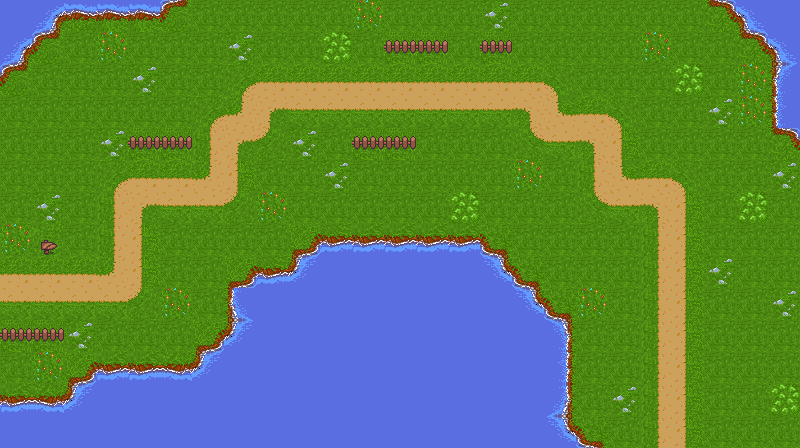

Tiled map render using the project's own tile images. Description and the map definition, with tile-layer contents summarised, below:
An orthogonal 25x14 tile map with 32x32 px tiles, 1 tile layer (Tile Layer 1) and 32 objects (31x enemyPathArea, enemyPath).

<map version="1.10" tiledversion="1.11.2" orientation="orthogonal" renderorder="right-down" width="25" height="14" tilewidth="32" tileheight="32" infinite="0" nextlayerid="3" nextobjectid="35">
 <tileset firstgid="1" name="map_tileset1" tilewidth="32" tileheight="32" spacing="2" margin="2" tilecount="198" columns="18">
  <image source="map_tileset1.png" trans="000000" width="640" height="400" />
 </tileset>
 <layer id="1" name="Tile Layer 1" width="25" height="14">
  <data>[350 cells, 350 non-empty, 38 distinct tile ids]</data>
 </layer>
 <objectgroup id="2" name="EntitiesPaths">
  <object id="1" name="enemyPath" x="0" y="256">
   <polyline points="0,7 113.667,8.66667 117.667,-81.3333 208,-83 210,-152.334 245.667,-152.667 246,-191 523.333,-188 523,-149.334 597.334,-150.667 594.667,-88.6666 654.667,-89.3333 656.667,188.667" />
  </object>
  <object id="2" name="enemyPathArea" x="-1.27273" y="273.818" width="117.455" height="28.7273" />
  <object id="3" name="enemyPathArea" x="119" y="176.909" width="18.5005" height="124.727" />
  <object id="4" name="enemyPathArea" x="214.515" y="138.023" width="20.122" height="68.7046" />
  <object id="6" name="enemyPathArea" x="38.9392" y="239.636" width="18.0383" height="13.2273" />
  <object id="7" name="enemyPathArea" x="3.2725" y="328.136" width="61.705" height="6.4773" />
  <object id="8" name="enemyPathArea" x="351.636" y="135.636" width="65.955" height="7.8409" />
  <object id="9" name="enemyPathArea" x="386.022" y="39.6363" width="62.33" height="7.2273" />
  <object id="10" name="enemyPathArea" x="480.397" y="39.7613" width="31.955" height="9.1023" />
  <object id="11" name="enemyPathArea" x="219" y="114.409" width="48.0232" height="22.5455" />
  <object id="12" name="enemyPathArea" x="247.113" y="83.9545" width="308.182" height="23.3106" />
  <object id="13" name="enemyPathArea" x="534.022" y="113.886" width="81.955" height="23.4773" />
  <object id="14" name="enemyPathArea" x="598.772" y="140.636" width="18.955" height="56.9773" />
  <object id="15" name="enemyPathArea" x="621.772" y="180.636" width="60.955" height="19.9773" />
  <object id="16" name="enemyPathArea" x="658.272" y="178.303" width="24.7883" height="269.061" />
  <object id="17" name="enemyPathArea" x="713.522" y="-1.11365" width="87.705" height="26.2273" />
  <object id="18" name="enemyPathArea" x="740.272" y="25.1363" width="60.455" height="22.2273" />
  <object id="19" name="enemyPathArea" x="773.772" y="48.6363" width="25.705" height="98.9773" />
  <object id="20" name="enemyPathArea" x="-2.7275" y="-3.11365" width="185" height="17.5228" />
  <object id="21" name="enemyPathArea" x="-2.7275" y="23.3863" width="60.2505" height="14.7728" />
  <object id="22" name="enemyPathArea" x="-3.9775" y="49.1363" width="31.0308" height="20" />
  <object id="23" name="enemyPathArea" x="573.773" y="428.136" width="28.455" height="21.2273" />
  <object id="24" name="enemyPathArea" x="197.356" y="320.136" width="375.705" height="128.477" />
  <object id="25" name="enemyPathArea" x="230.272" y="280.636" width="305.455" height="37.394" />
  <object id="26" name="enemyPathArea" x="298.605" y="237.969" width="192.455" height="42.0607" />
  <object id="27" name="enemyPathArea" x="540.606" y="301.636" width="30.455" height="17.7273" />
  <object id="28" name="enemyPathArea" x="78.9392" y="363.303" width="125.122" height="87.7273" />
  <object id="29" name="enemyPathArea" x="-4.7275" y="388.303" width="117.455" height="60.0606" />
  <object id="31" name="enemyPathArea" x="143.189" y="179.398" width="66.622" height="25.7046" />
  <object id="32" name="enemyPathArea" x="128.189" y="135.898" width="63.622" height="5.2046" />
  <object id="33" name="enemyPathArea" x="488.772" y="254.97" width="24.7883" height="25.7274" />
  <object id="34" name="enemyPathArea" x="256.606" y="270.47" width="39.7883" height="11.0607" />
 </objectgroup>
</map>
